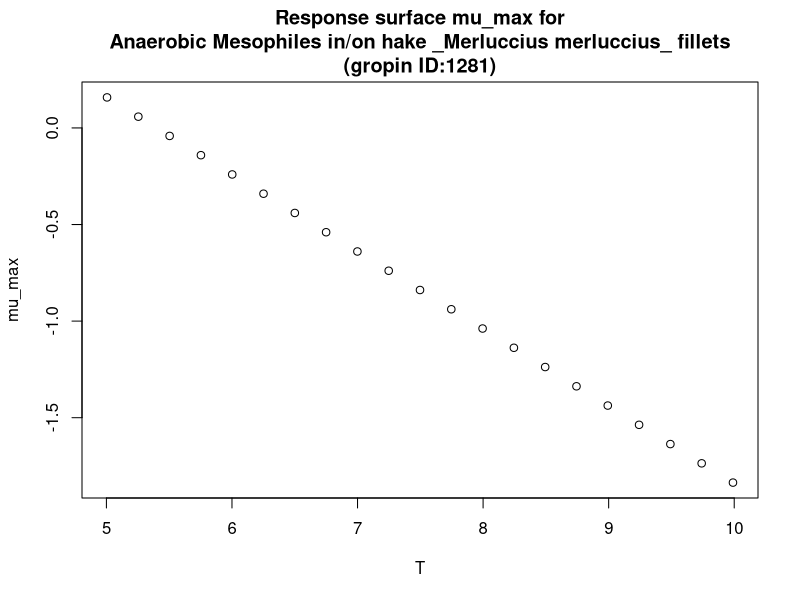

This figure's R source:
#############################
# start of Parameter script
#############################
T <- seq(5.005,9.99000999000999,length.out=21)
#############################
# end of Parameter script
#############################
############################# 
# start of Model script Gropin ID 1281 
#############################
 
# constant coefficients for this model
 
variables <- data.frame(T)
argumentsPar <- expand.grid(variables)
 
# heart of the model
response_surface <- function(T) {
   mumax <-(-0.40*T+2.16)

return(mumax=mumax)
} 

# output parameters
mumax <- cbind(argumentsPar,response_surface(argumentsPar['T']))
colnames(mumax) <- c(colnames(argumentsPar),'mumax')
#############################
# End of Model script
#############################
############################# 
# start of Visualisation script Gropin ID 1281 
#############################
plot(T,mumax$mumax,
                          xlab='T',
                          ylab='mu_max',main='Response surface mu_max for
Anaerobic Mesophiles in/on hake _Merluccius merluccius_ fillets
(gropin ID:1281)')
#############################
# End of Visualisation script
#############################
